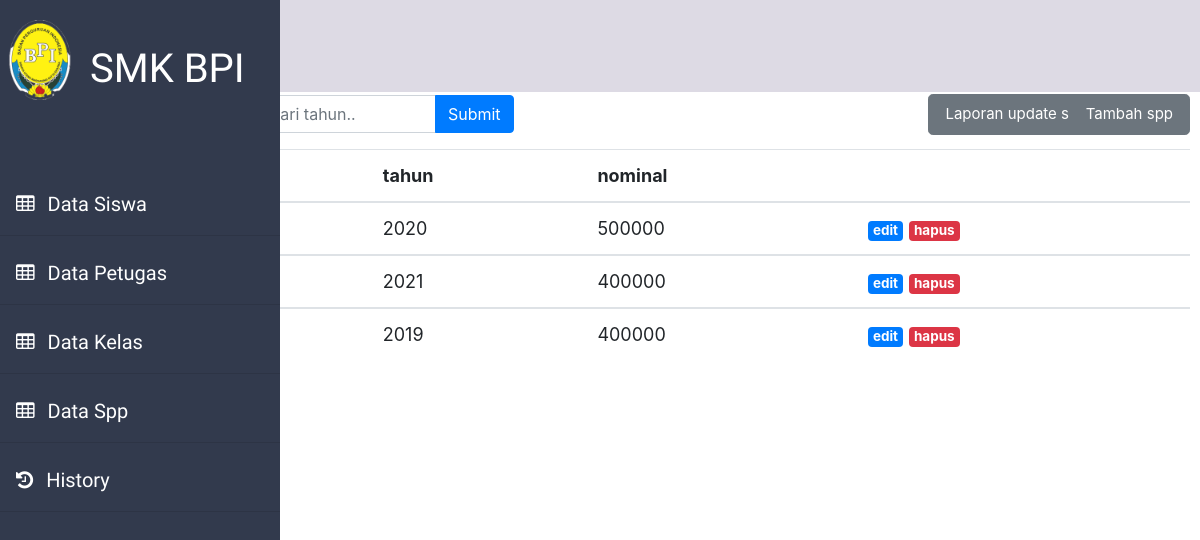
The app's page /data_spp with its own data.
### tables this page shows
CREATE TABLE `spp` (
  `id_spp` int(11) NOT NULL,
  `tahun` int(11) NOT NULL,
  `nominal` int(11) NOT NULL
);

### application/controllers/Data_spp.php (called while the page is built, shortened)
<?php
class Data_spp extends CI_Controller
{
    public function __construct()
    {
        $this->load->model('M_data');
        $this->load->helper('url');
        $this->load->helper('form');
        $this->load->library('form_validation');
    }
    public function index()
    {
        $data['admin'] = $this->db->get_where('petugas', ['username' => $this->session->userdata('username')])->row_array();
        $this->load->library('pagination');
        if ($this->input->post('submit')) {
            $data['keyword'] = $this->input->post('keyword');
            $this->session->set_userdata('keyword', $data['keyword']);
        } else {
            $data['keyword'] =  $this->session->userdata('keyword');
        }
        $this->db->like('tahun', $data['keyword']);
        $this->db->from('spp');
        $config['per_page'] = 6;
        $data['start'] = $this->uri->segment(3);
        $data['spp'] = $this->M_data->getDataspp($config['per_page'], $data['start'], $data['keyword']);
        $data['title'] = 'data spp';
        $this->load->view('main/admin/header', $data);
        $this->load->view('main/admin/data_spp', $data);
        $this->load->view('main/admin/footer', $data);
    }
}

### index.php (called while the page is built, shortened)
<?php
require_once BASEPATH.'core/CodeIgniter.php';

### application/config/config.php (called while the page is built, shortened)
<?php
$config['base_url'] = 'http://localhost/spp';
$config['index_page'] = '';
$config['uri_protocol']    = 'REQUEST_URI';
$config['url_suffix'] = '';
$config['language']    = 'english';
$config['charset'] = 'UTF-8';
$config['enable_hooks'] = FALSE;
$config['subclass_prefix'] = 'MY_';
$config['composer_autoload'] = FALSE;
$config['permitted_uri_chars'] = 'a-z 0-9~%.:_\-';
$config['enable_query_strings'] = FALSE;
$config['controller_trigger'] = 'c';
$config['function_trigger'] = 'm';
$config['directory_trigger'] = 'd';
$config['allow_get_array'] = TRUE;
$config['log_threshold'] = 0;
$config['log_path'] = '';
$config['log_file_extension'] = '';
$config['log_file_permissions'] = 0644;
$config['log_date_format'] = 'Y-m-d H:i:s';
$config['error_views_path'] = '';
$config['cache_path'] = '';
$config['cache_query_string'] = FALSE;
$config['encryption_key'] = '';
$config['sess_driver'] = 'files';
$config['sess_cookie_name'] = 'ci_session';
$config['sess_expiration'] = 7200;
$config['sess_save_path'] = NULL;
$config['sess_match_ip'] = FALSE;
$config['sess_time_to_update'] = 300;
$config['sess_regenerate_destroy'] = FALSE;
$config['cookie_prefix']    = '';
$config['cookie_domain']    = '';
$config['cookie_path']        = '/';
$config['cookie_secure']    = FALSE;
$config['cookie_httponly']     = FALSE;
$config['standardize_newlines'] = FALSE;
$config['global_xss_filtering'] = FALSE;
$config['csrf_protection'] = FALSE;
$config['csrf_token_name'] = 'csrf_test_name';
$config['csrf_cookie_name'] = 'csrf_cookie_name';
$config['csrf_expire'] = 7200;
$config['csrf_regenerate'] = TRUE;
$config['csrf_exclude_uris'] = array();
$config['compress_output'] = FALSE;
$config['time_reference'] = 'local';
$config['rewrite_short_tags'] = FALSE;
$config['proxy_ips'] = '';

### application/config/pagination.php (called while the page is built, shortened)
<?php
$config['num_links'] = 5;
$config['first_link']       = 'First';
$config['last_link']        = 'Last';
$config['next_link']        = 'Next';
$config['prev_link']        = 'Prev';
$config['full_tag_open']    = '<div class="pagging text-center"><nav><ul class="pagination justify-content-center">';
$config['full_tag_close']   = '</ul></nav></div>';
$config['num_tag_open']     = '<li class="page-item"><span class="page-link">';
$config['num_tag_close']    = '</span></li>';
$config['cur_tag_open']     = '<li class="page-item active"><span class="page-link">';
$config['cur_tag_close']    = '<span class="sr-only">(current)</span></span></li>';
$config['next_tag_open']    = '<li class="page-item"><span class="page-link">';

### application/models/M_data.php (called while the page is built, shortened)
<?php
class M_data extends CI_model
{
    public function getDataspp($limit, $start, $keyword = null)
    {
        return $this->db->get('spp', $limit, $start)->result_array();
    }
}

### application/views/main/admin/data_spp.php (the view, shortened to what this page needs)
<div class="main">
    <div class="row">
        <div class="col-md-4">
            <form action="<?= base_url('data_spp') ?>" method="POST">
                <div class="input-group mb-3">
                    <input type="text" class="form-control" placeholder="cari tahun.." aria-label="Recipient's username"
                        name="keyword" autocomplete="off" autofocus>
                    <div class="input-group-append">
                        <input class="btn btn-primary" type="submit" id="button-addon2" name="submit">
                    </div>
                </div>
            </form>
        </div>
    </div>
    <a href="<?= base_url('data_spp/laporan/'); ?>" class="tambah btn btn-secondary btn-lg"
        style="margin-right: 9%;">Laporan update spp</a>
    <button type="submit" class="tambah btn btn-secondary btn-lg" data-toggle="modal" data-target="#exampleModalCenter">
        Tambah spp</button>
    <table class="table">
        <thead>
            <tr>
                <th scope="col">no</th>
                <th scope="col">tahun</th>
                <th scope="col">nominal</th>
                <th></th>
            </tr>
        </thead>
        <tbody>
            <?php
            foreach ($spp as $s) :
                ++$start;
            ?>
            <tr>
                <th scope="row"><?= $start ?></th>
                <td><?= $s['tahun']; ?></td>
                <td><?= $s['nominal']; ?></td>
                <td><a href="<?= base_url('data_spp/editDataspp/'); ?><?= $s['id_spp'] ?>"
                        class="badge badge-primary ">edit</a>
                    <a href="<?= base_url('data_spp/hapusDataspp/'); ?><?= $s['id_spp']; ?>" class="badge badge-danger"
                        onclick="return confirm('hapus data spp?');">hapus</a>
                </td>
            </tr>
        </tbody>
        <?php endforeach; ?>
    </table>
</div>

### assets/css1.css (style rules this page uses)
.main { margin-left: 200px; font-size: 18px; padding: 0px 10px; margin-left: 19%; }
.main .row { width: 90%; margin-left: 5px; margin-top: 10%; }
.main table { font-size: large; }
.main .tambah { float: right; margin-bottom: 10px; margin-top: -55px; font-size: 15px; }

### records on screen
spp: tahun "2020", nominal "500000"
spp: tahun "2021", nominal "400000"
spp: tahun "2019", nominal "400000"
